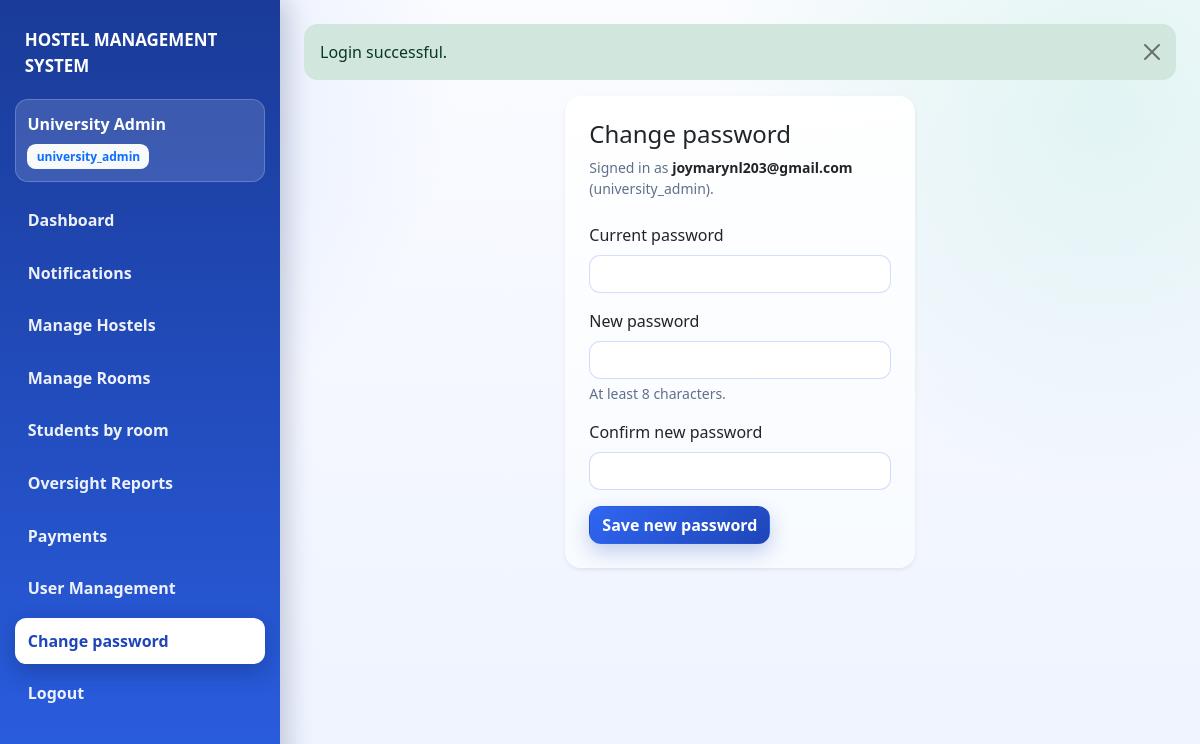
/public/change_password.php (signed in), run on the app's committed database.
### tables this page shows
CREATE TABLE users (
    id INT AUTO_INCREMENT PRIMARY KEY,
    name VARCHAR(150) NOT NULL,
    email VARCHAR(150) NOT NULL UNIQUE,
    password_hash VARCHAR(255) NOT NULL,
    role ENUM('student', 'warden', 'university_admin', 'super_admin') NOT NULL DEFAULT 'student',
    created_at TIMESTAMP DEFAULT CURRENT_TIMESTAMP
);

### config.php (called while the page is built, shortened)
<?php
function hms_url(string $path = ''): string
{
    $base = rtrim(HMS_BASE_URL, '/');
    $path = ltrim($path, '/');
    return $base . ($path ? '/' . $path : '');
}

### lib/auth.php (called while the page is built, shortened)
<?php
require_once __DIR__ . '/helpers.php';
function hms_current_user(): ?array
{
    $userId = $_SESSION['user_id'] ?? null;
    $stmt = hms_db()->prepare('SELECT id, name, email, role, created_at, is_active, institution, nin FROM users WHERE id = ?');
    $stmt->execute([$userId]);
    $user = $stmt->fetch();
    return $user ?: null;
}

### db.php (called while the page is built, shortened)
<?php
require_once __DIR__ . '/config.php';
function hms_db_config_from_url(string $url): ?array
{
    if ($url === '') {
        return null;
    }
    $parts = parse_url($url);
    $scheme = strtolower((string) $parts['scheme']);
    $driver = ($scheme === 'postgres' || $scheme === 'postgresql') ? 'pgsql' : (($scheme === 'mysql') ? 'mysql' : '');
    $dbName = ltrim((string) $parts['path'], '/');
    $query = [];
    return [
        'driver' => $driver,
        'host' => (string) $parts['host'],
        'port' => isset($parts['port']) ? (int) $parts['port'] : (($driver === 'pgsql') ? 5432 : 3306),
        'dbname' => $dbName,
        'user' => isset($parts['user']) ? urldecode((string) $parts['user']) : '',
        'pass' => isset($parts['pass']) ? urldecode((string) $parts['pass']) : '',
        'sslmode' => isset($query['sslmode']) ? (string) $query['sslmode'] : HMS_DB_SSLMODE,
    ];
}
function hms_db(): PDO
{
    static $pdo = null;
    if ($pdo instanceof PDO) {
        return $pdo;
    }
    $cfg = hms_db_config_from_url(HMS_DATABASE_URL);
    if ($cfg === null) {
        $cfg = [
            'driver' => HMS_DB_DRIVER,
            'host' => HMS_DB_HOST,
            'port' => HMS_DB_PORT,
            'dbname' => HMS_DB_NAME,
            'user' => HMS_DB_USER,
            'pass' => HMS_DB_PASS,
            'sslmode' => HMS_DB_SSLMODE,
        ];
    }
    if ($cfg['driver'] === 'pgsql') {
        $dsn = 'pgsql:host=' . $cfg['host']
            . ';port=' . (int) $cfg['port']
            . ';dbname=' . $cfg['dbname']
            . ';sslmode=' . $cfg['sslmode'];
    } else {
        $dsn = 'mysql:host=' . $cfg['host']
            . ';port=' . (int) $cfg['port']
            . ';dbname=' . $cfg['dbname']
            . ';charset=utf8mb4';
    }
    try {
        $pdo = new PDO($dsn, $cfg['user'], $cfg['pass'], [
            PDO::ATTR_ERRMODE            => PDO::ERRMODE_EXCEPTION,
            PDO::ATTR_DEFAULT_FETCH_MODE => PDO::FETCH_ASSOC,
        ]);
    } catch (PDOException $e) {
        http_response_code(500);
        echo 'Database connection failed. Please check configuration.';
        exit;
    }
    return $pdo;
}

### public/change_password.php (the view, shortened to what this page needs)
<?php
require_once __DIR__ . '/../lib/layout.php';
require_once __DIR__ . '/../lib/auth.php';
require_once __DIR__ . '/../lib/helpers.php';
$user = hms_current_user();
layout_header('Change password');
?>
<div class="row justify-content-center">
    <div class="col-lg-6 col-xl-5">
        <div class="card border-0 shadow-sm rounded-4">
            <div class="card-body p-4">
                <h2 class="h4 mb-2">Change password</h2>
                <p class="text-muted small mb-4">Signed in as <span class="fw-semibold text-dark"><?php echo e($user['email']); ?></span> (<?php echo e($user['role']); ?>).</p>
                <form method="post" action=""<?php echo hms_data_confirm('Update your password to the new one you entered?'); ?>>
                    <div class="mb-3">
                        <label class="form-label">Current password</label>
                        <input type="password" name="current_password" class="form-control" required autocomplete="current-password">
                    </div>
                    <div class="mb-3">
                        <label class="form-label">New password</label>
                        <input type="password" name="new_password" class="form-control" required minlength="8" autocomplete="new-password">
                        <div class="form-text">At least 8 characters.</div>
                    </div>
                    <div class="mb-3">
                        <label class="form-label">Confirm new password</label>
                        <input type="password" name="new_password_confirm" class="form-control" required minlength="8" autocomplete="new-password">
                    </div>
                    <button class="btn btn-primary" type="submit">Save new password</button>
                </form>
            </div>
        </div>
    </div>
</div>
<?php
layout_footer();

### lib/layout.php (shortened to what this page needs)
<?php
require_once __DIR__ . '/auth.php';
require_once __DIR__ . '/helpers.php';
function layout_header(string $title, array $options = []): void
{
    $user = hms_current_user();
    $isAuthenticated = (bool)$user;
    $links = [];
    if ($isAuthenticated) {
        if ($user['role'] === 'student') {
            $links = [
                ['label' => 'Dashboard', 'href' => hms_url('dashboard.php')],
                ['label' => 'Notifications', 'href' => hms_url('notifications.php')],
                ['label' => 'Hostels', 'href' => hms_url('hostels.php')],
                ['label' => 'My Bookings', 'href' => hms_url('bookings.php')],
                ['label' => 'My Payments', 'href' => hms_url('my_payments.php')],
                ['label' => 'Maintenance', 'href' => hms_url('maintenance.php')],
                ['label' => 'Change password', 'href' => hms_url('change_password.php')],
                ['label' => 'Logout', 'href' => hms_url('logout.php'), 'confirm' => 'Are you sure you want to log out? You will return to the sign-in page.'],
            ];
        } else {
            $links = [
                ['label' => 'Dashboard', 'href' => hms_url('dashboard.php')],
                ['label' => 'Notifications', 'href' => hms_url('notifications.php')],
                ['label' => 'Manage Hostels', 'href' => hms_url('admin/hostels.php')],
                ['label' => 'Manage Rooms', 'href' => hms_url('admin/rooms.php')],
                ['label' => 'Students by room', 'href' => hms_url('admin/students_by_room.php')],
                ['label' => 'Oversight Reports', 'href' => hms_url('admin/reports.php')],
                ['label' => 'Payments', 'href' => hms_url('admin/payments.php')],
                ['label' => 'User Management', 'href' => hms_url('admin/users.php')],
                ['label' => 'Change password', 'href' => hms_url('change_password.php')],
                ['label' => 'Logout', 'href' => hms_url('logout.php'), 'confirm' => 'Are you sure you want to log out? You will return to the sign-in page.'],
            ];
        }
    }
    $activePath = parse_url($_SERVER['REQUEST_URI'] ?? '', PHP_URL_PATH) ?: '';
    $activeBase = basename($activePath);
    $bodyClass = isset($options['body_class']) ? trim((string)$options['body_class']) : '';
    $stylesVersion = (string)(@filemtime(__DIR__ . '/../public/styles.css') ?: time());
    ?>
    <!DOCTYPE html>
    <html lang="en">
    <head>
        <link href="https://cdn.jsdelivr.net/npm/bootstrap@5.3.3/dist/css/bootstrap.min.css" rel="stylesheet">
        <link href="<?php echo hms_url('styles.css?v=' . $stylesVersion); ?>" rel="stylesheet">
    </head>
    <body<?php echo $bodyClass !== '' ? ' class="' . e($bodyClass) . '"' : ''; ?>>
    <?php if ($isAuthenticated): ?>
        <div class="app-shell">
            <aside class="app-sidebar">
                <a class="app-brand fw-bold" href="<?php echo hms_url(); ?>">HOSTEL MANAGEMENT SYSTEM</a>
                <div class="app-user-meta">
                    <div class="fw-semibold"><?php echo e($user['name']); ?></div>
                    <span class="badge bg-light text-primary mt-2"><?php echo e($user['role']); ?></span>
                </div>
                <nav class="app-menu">
                    <?php foreach ($links as $link): ?>
                        <?php $isActive = basename(parse_url($link['href'], PHP_URL_PATH) ?: '') === $activeBase; ?>
                        <a class="app-menu-link <?php echo $isActive ? 'active' : ''; ?>" href="<?php echo $link['href']; ?>"
                            <?php echo !empty($link['confirm']) ? hms_data_confirm((string)$link['confirm']) : ''; ?>>
                            <?php echo e($link['label']); ?>
                        </a>
                    <?php endforeach; ?>
                </nav>
            </aside>
            <main class="app-main">
                <div class="container-fluid py-4 px-lg-4 px-3">
                    <?php flash_render(); ?>
    <?php endif; ?>
    <?php
}
function layout_footer(): void
{
    $isAuthenticated = (bool)($GLOBALS['hms_layout_authenticated'] ?? false);
    ?>
    <?php if ($isAuthenticated): ?>
                </div>
            </main>
        </div>
    <?php else: ?>
        </div>
    <?php endif; ?>
    </body>
    </html>
    <?php
}

### lib/helpers.php (shortened to what this page needs)
<?php
require_once __DIR__ . '/../db.php';
function e(string $value): string
{
    return htmlspecialchars($value, ENT_QUOTES, 'UTF-8');
}
function flash_render(): void
{
    foreach ($_SESSION['flash'] as $item) {
        $type = $item['type'] ?? 'info';
        $message = $item['message'] ?? '';
        $class = match ($type) {
            'success' => 'alert-success',
            'error' => 'alert-danger',
            'warning' => 'alert-warning',
            default => 'alert-info',
        };
        echo '<div class="alert ' . $class . ' alert-dismissible fade show mb-3" role="alert">'
            . e($message)
            . '<button type="button" class="btn-close" data-bs-dismiss="alert" aria-label="Close"></button></div>';
    }
}
function hms_data_confirm(string $message): string
{
    return ' data-hms-confirm="' . e($message) . '"';
}

### public/styles.css (style rules this page uses)
:root { --hms-bg: #eef3ff; --hms-bg-soft: #f8fbff; --hms-primary: #2f66f2; --hms-primary-dark: #1f46b8; --hms-accent: #15b88a; --hms-gold: #f4b740; --hms-text: #162743; --hms-muted: #60708a; --hms-border: rgba(47, 102, 242, 0.14); --hms-shadow: 0 16px 40px rgba(24, 51, 109, 0.12); }
body { font-family: "Segoe UI", Tahoma, Geneva, Verdana, sans-serif; color: var(--hms-text); background: radial-gradient(circle at 7% 10%, rgba(47, 102, 242, 0.12), transparent 28%), radial-gradient(circle at 92% 12%, rgba(21, 184, 138, 0.10), transparent 30%), linear-gradient(180deg, rgba(255, 255, 255, 0.72), rgba(238, 243, 255, 0.96)), var(--hms-bg); min-height: 100vh; }
.app-shell { display: grid; grid-template-columns: 280px minmax(0, 1fr); min-height: 100vh; }
.app-sidebar { background: linear-gradient(180deg, #1a3b98, #2a5ee2); color: #fff; padding: 1.15rem 0.95rem; position: sticky; top: 0; height: 100vh; overflow-y: auto; box-shadow: 8px 0 24px rgba(8, 26, 70, 0.2); }
.app-brand { display: block; color: #fff; text-decoration: none; font-size: 1.06rem; padding: 0.55rem 0.6rem; border-radius: 0.7rem; margin-bottom: 0.75rem; }
.app-user-meta { background: rgba(255, 255, 255, 0.14); border: 1px solid rgba(255, 255, 255, 0.2); border-radius: 0.8rem; padding: 0.75rem 0.7rem; margin-bottom: 0.95rem; }
.app-menu { display: flex; flex-direction: column; gap: 0.42rem; }
.app-menu-link { color: rgba(255, 255, 255, 0.92); text-decoration: none; padding: 0.62rem 0.72rem; border-radius: 0.72rem; font-weight: 600; border: 1px solid transparent; transition: background-color 0.2s ease, transform 0.2s ease, border-color 0.2s ease; }
.app-menu-link.active { background: #fff; color: #1f46b8; box-shadow: 0 8px 22px rgba(6, 24, 70, 0.28); }
.app-main { min-width: 0; }
.card { border-radius: 1.1rem; border: 1px solid var(--hms-border); box-shadow: var(--hms-shadow); background: linear-gradient(180deg, rgba(255, 255, 255, 0.96), rgba(248, 251, 255, 0.96)); transition: transform 0.24s ease, box-shadow 0.24s ease; }
.btn-primary { background: linear-gradient(135deg, var(--hms-primary), var(--hms-primary-dark)); border: 1px solid transparent; box-shadow: 0 8px 20px rgba(31, 70, 184, 0.25); }
.btn { border-radius: 0.75rem; font-weight: 600; transition: transform 0.2s ease, box-shadow 0.2s ease; }
.form-control, .form-select { border-radius: 0.7rem; border: 1px solid rgba(47, 102, 242, 0.2); background-color: #fff; }
.badge { border-radius: 0.55rem; padding: 0.42rem 0.58rem; font-weight: 600; }
.alert { border: none; border-radius: 0.85rem; }
.text-muted, .small.text-muted, .form-text { color: var(--hms-muted) !important; }

### data on the page
users: name "University Admin", role "university_admin", email "joymarynl203@gmail.com"

### other printed values
$link['label'] "Dashboard"
$link['label'] "Notifications"
$link['label'] "Manage Hostels"
$link['label'] "Manage Rooms"
$link['label'] "Students by room"
$link['label'] "Oversight Reports"
$link['label'] "Payments"
$link['label'] "User Management"
$link['label'] "Change password"
$link['label'] "Logout"
$message "Login successful."
